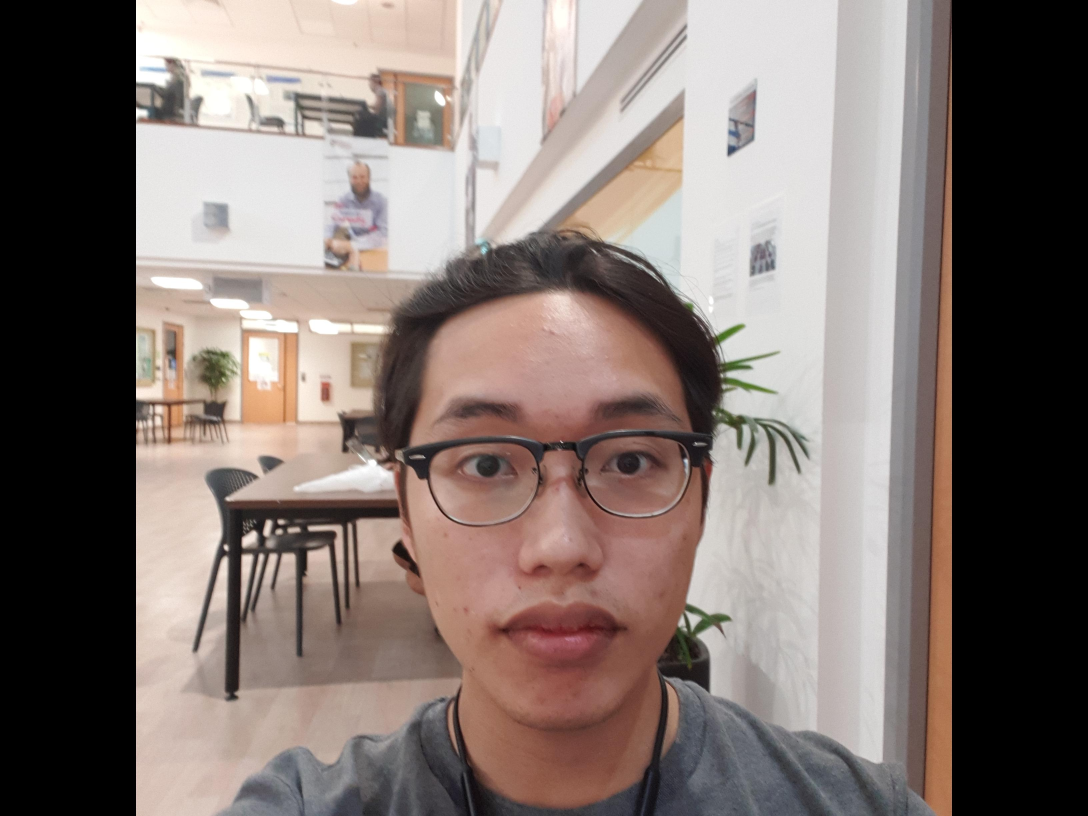
#> input picture images_raw/alson/alson20181027_183956_003.jpg_rotated.jpg, 3264 x 2448 px, found by its file name (shown at 1/3 size); its folder holds 3 pictures in this run
$ python encode_photos.py   (older library calls are emulated)
#> lines starting #> are read from the running program, lines starting #| are printed output that depends on the picture
# -*- coding: utf-8 -*-
"""
Created on Sat Oct 27 20:29:10 2018

@author: NTU user
"""

#%%
from PIL import Image
import pandas as pd
import os
from matplotlib.pyplot import imshow, figure
os.chdir(r'C:\Users\NTU user\Desktop\MAEC\Year 3\MH4510 Data Mining\MH4510 Face Recognition')

#%%
image_dir = r'images_raw\\test'
images = os.listdir(image_dir)

#%% rotaion
for i in images:
    imageFile = i
    imageFile = 'images_raw\\test\\' + i
    im = Image.open(imageFile)
#> im is the input picture: PIL image 3264x2448 RGB; mean R, G, B 129.9, 117.7, 112.9
    im = im.rotate(90)
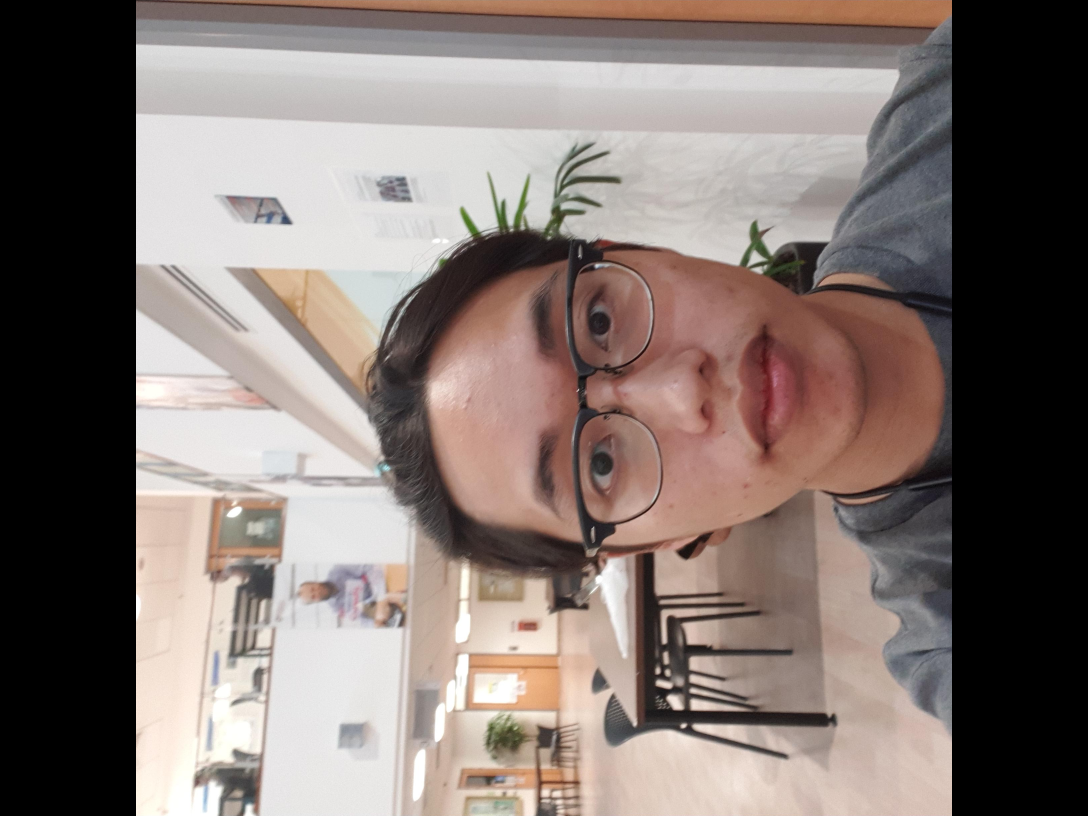
#> im: PIL image 3264x2448 RGB (shown at 1/3 size); mean R, G, B 129.9, 117.7, 112.9
    figure()
    imshow(im)

    ext = ".jpg"
    new_name = 'images_raw\\test\\' + 'test'+str(i) + '_rotated'
    im.save(new_name + ext)

#%%
image_dir = r'images_raw\\th'
images = os.listdir(image_dir)

#%%
for i in images:
    imageFile = i
    imageFile = 'images_raw\\th\\' + i
    im = Image.open(imageFile)
    im = im.rotate(90)
    figure()
    imshow(im)

    ext = ".jpg"
    new_name = 'images_raw\\th\\' + 'th' + str(i) + '_rotated'
    im.save(new_name + ext)
#> pass 2 of the loop `for i in images:`:

#%%
image_dir = r'images_raw\\alson'
images = os.listdir(image_dir)

#%%
for i in images:
    imageFile = i
    imageFile = 'images_raw\\alson\\' + i
    im = Image.open(imageFile)
    im = im.rotate(90)
    figure()
    imshow(im)

    ext = ".jpg"
    new_name = 'images_raw\\alson\\' + 'alson' + str(i) + '_rotated'
    im.save(new_name + ext)
#> pass 2 of the loop `for i in images:`:
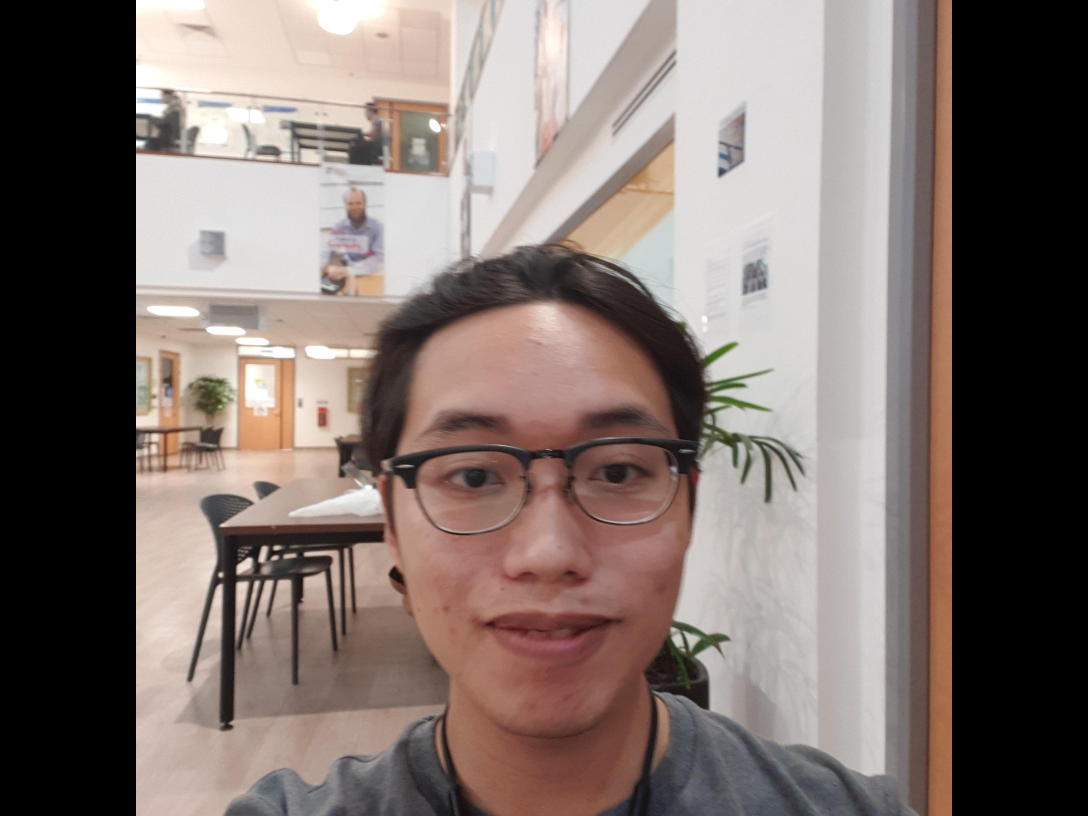
#> input picture images_raw/alson/alson20181027_183956_016.jpg_rotated.jpg, 3264 x 2448 px, found by its file name (shown at 1/3 size)
#> im is the input picture: PIL image 3264x2448 RGB; mean R, G, B 126.5, 113.8, 108.9
#> `im = im.rotate(90)`:
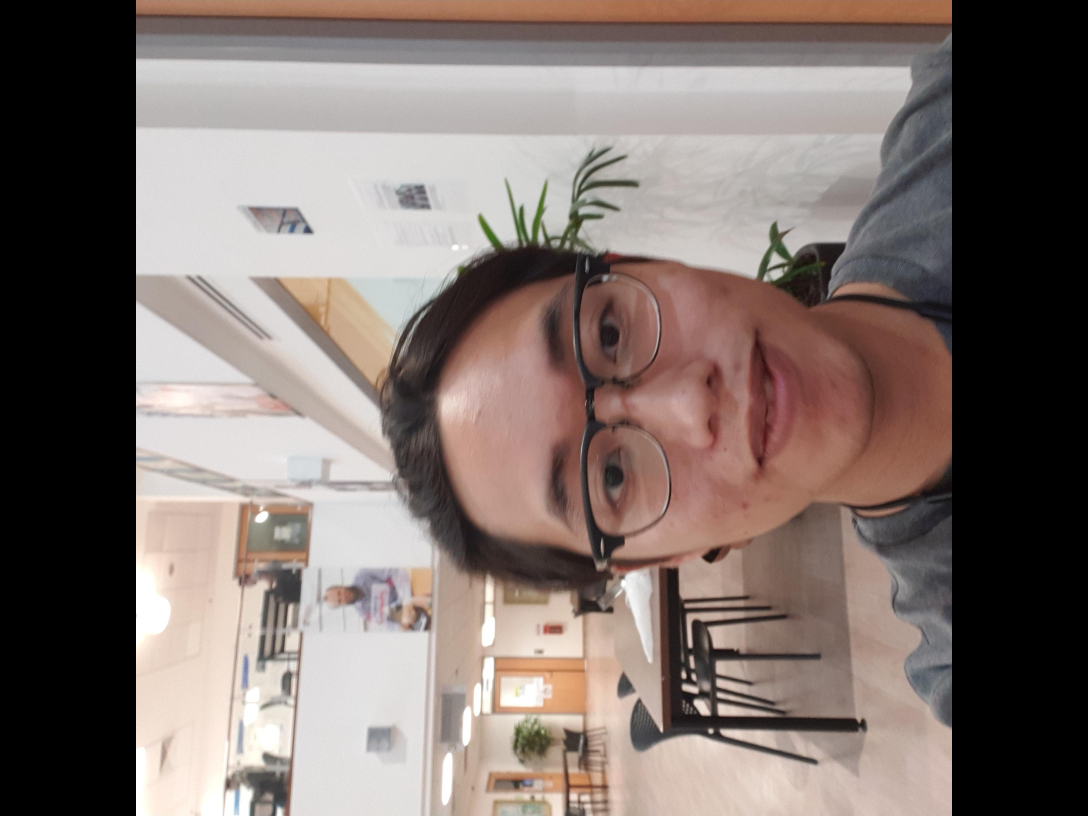
#> im: PIL image 3264x2448 RGB (shown at 1/3 size); mean R, G, B 126.5, 113.8, 108.9
#> pass 3 of the loop `for i in images:`:
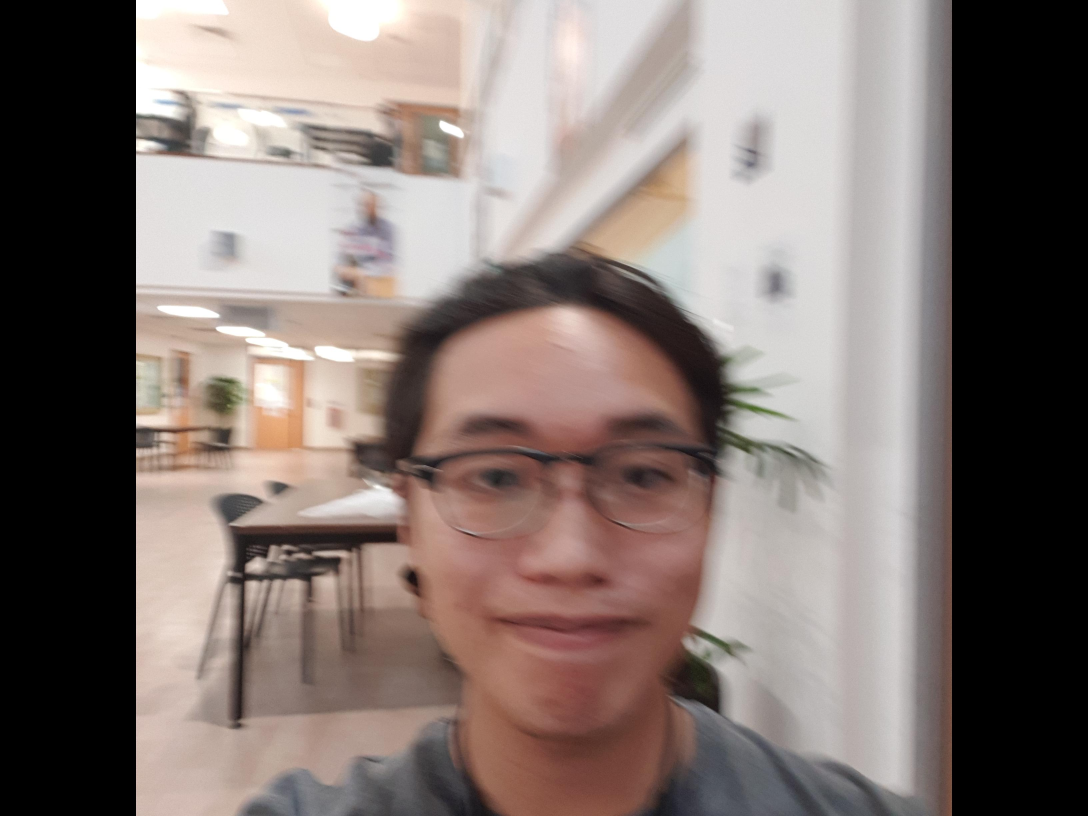
#> input picture images_raw/alson/alson20181027_183956_018.jpg_rotated.jpg, 3264 x 2448 px, found by its file name (shown at 1/3 size)
#> im is the input picture: PIL image 3264x2448 RGB; mean R, G, B 129.7, 117.3, 112.7
#> `im = im.rotate(90)`:
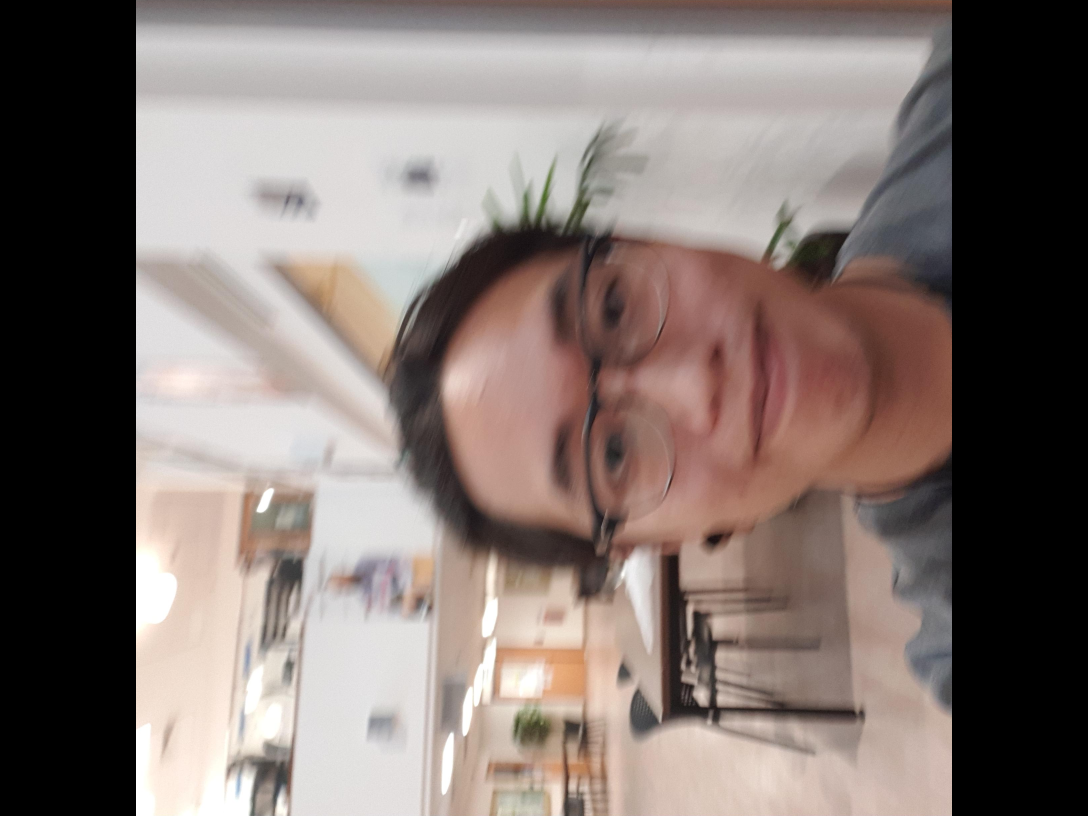
#> im: PIL image 3264x2448 RGB (shown at 1/3 size); mean R, G, B 129.7, 117.3, 112.7

#%%
image_dir = r'images_raw\\hy'
images = os.listdir(image_dir)

#%%
def auto_crop(image_name, bounding_boxes):
    im = Image.open('images_raw\\'+image_name)

    add_w = bounding_boxes[2]
    add_h = bounding_boxes[3]

    start_w = bounding_boxes[0]
    start_h = bounding_boxes[1]

    im_cropped = im.crop((start_w, start_h, add_w, add_h))
    imshow(im_cropped)

    rescale_width = 96
    rescale_height = 96
    im_scaled = im_cropped.resize((rescale_width, rescale_height), Image.ANTIALIAS)
    imshow(im_scaled)

    return im_scaled

#%%

image_dir = r'images_raw\\test'
images = os.listdir(image_dir)

for i in range(len(images)):
#> (the run stopped early here; a loop or call above may not have finished)
